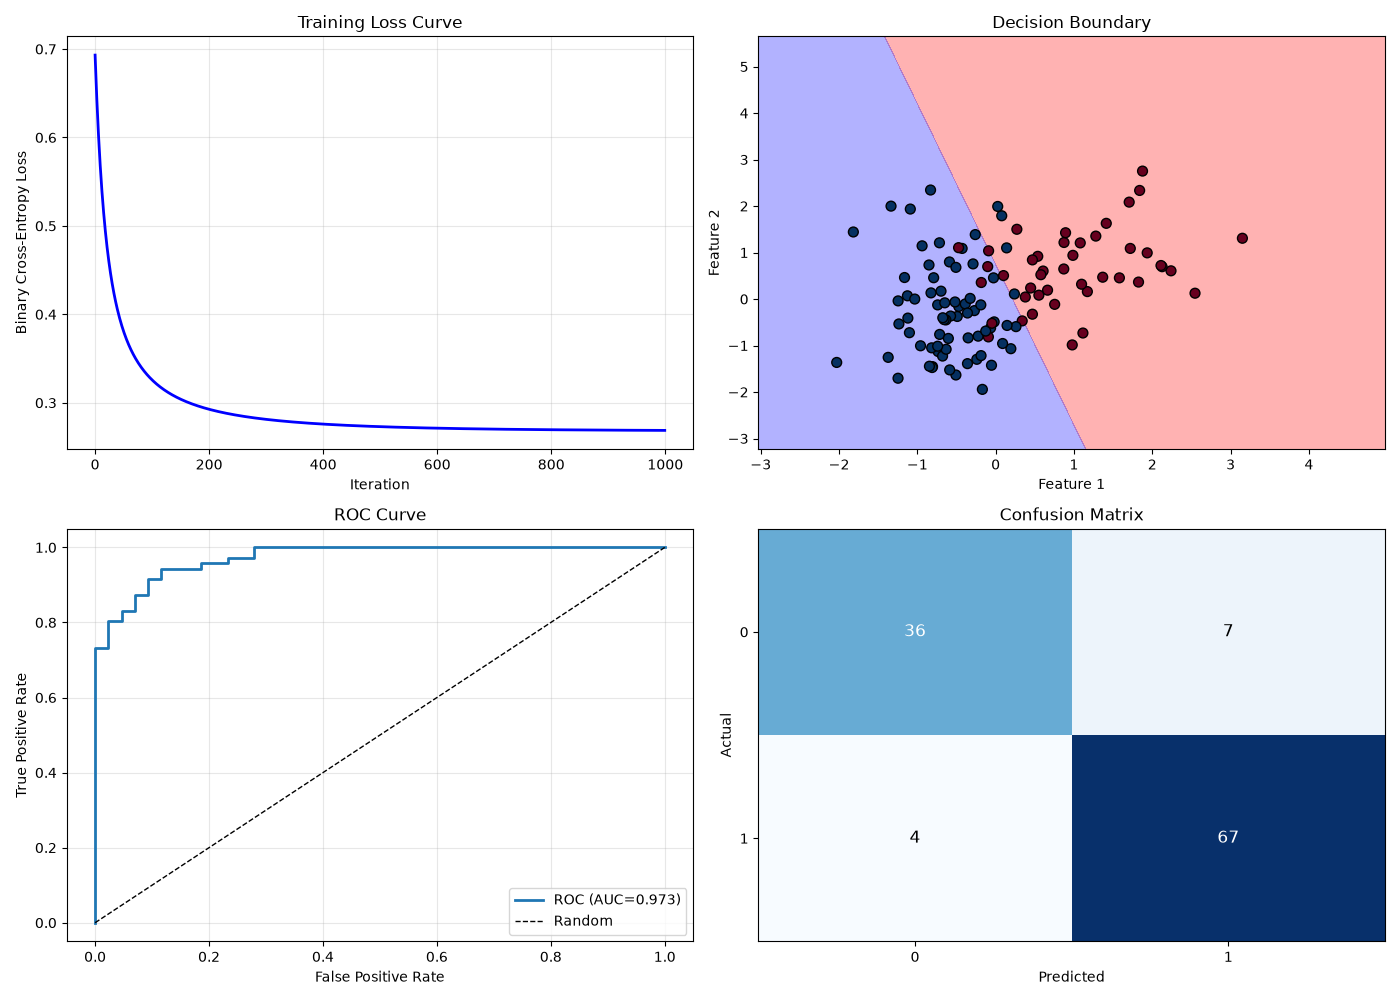

Here is the Python script that generated this plot:
import numpy as np
import matplotlib.pyplot as plt
from sklearn.datasets import load_breast_cancer
from sklearn.model_selection import train_test_split
from sklearn.metrics import confusion_matrix, roc_auc_score, roc_curve

print("="*60)
print("WEEK 4 - LOGISTIC REGRESSION & CLASSIFICATION")
print("="*60)

cancer = load_breast_cancer()
X = cancer.data[:, :2]
y = cancer.target

X = (X - X.mean(axis=0)) / X.std(axis=0)

print(f"\n1️⃣ DATASET:")
print(f"  Shape X: {X.shape}")
print(f"  Classe 0 (maligno): {sum(y==0)}")
print(f"  Classe 1 (benigno): {sum(y==1)}")

class LogisticRegression:
    def __init__(self, learning_rate=0.01, iterations=1000):
        self.learning_rate = learning_rate
        self.iterations = iterations
        self.m = np.zeros(X.shape[1])
        self.b = 0
        self.losses = []
    
    def sigmoid(self, z):
        '''Sigmoid activation function'''
        return 1 / (1 + np.exp(-np.clip(z, -500, 500)))
    
    def fit(self, X, y):
        '''Addestra il modello'''
        n = len(X)
        
        for i in range(self.iterations):
            z = np.dot(X, self.m) + self.b
            predictions = self.sigmoid(z)
            
            loss = -np.mean(y * np.log(predictions + 1e-8) + (1-y) * np.log(1-predictions + 1e-8))
            self.losses.append(loss)
            
            dz = predictions - y
            dm = (1/n) * np.dot(X.T, dz)
            db = (1/n) * np.sum(dz)
            
            self.m -= self.learning_rate * dm
            self.b -= self.learning_rate * db
            
            if (i + 1) % 200 == 0:
                print(f"  Iteration {i+1}: Loss = {loss:.4f}")
    
    def predict(self, X):
        '''Fa previsioni (probabilità)'''
        z = np.dot(X, self.m) + self.b
        return self.sigmoid(z)
    
    def predict_class(self, X, threshold=0.5):
        '''Previsioni come classe (0 o 1)'''
        return (self.predict(X) >= threshold).astype(int)

X_train, X_test, y_train, y_test = train_test_split(X, y, test_size=0.2, random_state=42)

print(f"\n2️⃣ TRAINING (Binary Cross-Entropy Loss):")
model = LogisticRegression(learning_rate=0.1, iterations=1000)
model.fit(X_train, y_train)

print(f"\n3️⃣ RISULTATI:")
y_pred_proba = model.predict(X_test)
y_pred_class = model.predict_class(X_test)
cm = confusion_matrix(y_test, y_pred_class)
roc_auc = roc_auc_score(y_test, y_pred_proba)

print(f"  ROC-AUC Score: {roc_auc:.4f}")
print(f"  Confusion Matrix:")
print(f"    True Negatives: {cm[0,0]}, False Positives: {cm[0,1]}")
print(f"    False Negatives: {cm[1,0]}, True Positives: {cm[1,1]}")

accuracy = (cm[0,0] + cm[1,1]) / cm.sum()
precision = cm[1,1] / (cm[1,1] + cm[0,1])
recall = cm[1,1] / (cm[1,1] + cm[1,0])
f1 = 2 * (precision * recall) / (precision + recall)

print(f"  Accuracy: {accuracy:.4f}")
print(f"  Precision: {precision:.4f}")
print(f"  Recall: {recall:.4f}")
print(f"  F1-Score: {f1:.4f}")

print(f"\n📊 CREANDO GRAFICI...")
fig, axes = plt.subplots(2, 2, figsize=(14, 10))

axes[0, 0].plot(model.losses, color='blue', linewidth=2)
axes[0, 0].set_xlabel('Iteration')
axes[0, 0].set_ylabel('Binary Cross-Entropy Loss')
axes[0, 0].set_title('Training Loss Curve')
axes[0, 0].grid(True, alpha=0.3)

xx, yy = np.meshgrid(np.linspace(X[:, 0].min()-1, X[:, 0].max()+1, 100),
                     np.linspace(X[:, 1].min()-1, X[:, 1].max()+1, 100))
Z = model.predict(np.c_[xx.ravel(), yy.ravel()]).reshape(xx.shape)

axes[0, 1].contourf(xx, yy, Z, alpha=0.3, levels=[0, 0.5, 1], colors=['red', 'blue'])
axes[0, 1].scatter(X_test[:, 0], X_test[:, 1], c=y_test, cmap='RdBu', s=50, edgecolors='black')
axes[0, 1].set_xlabel('Feature 1')
axes[0, 1].set_ylabel('Feature 2')
axes[0, 1].set_title('Decision Boundary')

fpr, tpr, _ = roc_curve(y_test, y_pred_proba)
axes[1, 0].plot(fpr, tpr, linewidth=2, label=f'ROC (AUC={roc_auc:.3f})')
axes[1, 0].plot([0, 1], [0, 1], 'k--', linewidth=1, label='Random')
axes[1, 0].set_xlabel('False Positive Rate')
axes[1, 0].set_ylabel('True Positive Rate')
axes[1, 0].set_title('ROC Curve')
axes[1, 0].legend()
axes[1, 0].grid(True, alpha=0.3)

im = axes[1, 1].imshow(cm, cmap='Blues', aspect='auto')
axes[1, 1].set_xlabel('Predicted')
axes[1, 1].set_ylabel('Actual')
axes[1, 1].set_title('Confusion Matrix')
for i in range(2):
    for j in range(2):
        axes[1, 1].text(j, i, str(cm[i, j]), ha='center', va='center', color='white' if cm[i, j] > cm.max()/2 else 'black', fontsize=12)
axes[1, 1].set_xticks([0, 1])
axes[1, 1].set_yticks([0, 1])

plt.tight_layout()
plt.savefig('week4_logistic_regression.png', dpi=100)
print("✅ Grafici salvati come 'week4_logistic_regression.png'")
plt.show()

print("\n" + "="*60)
print("LOGISTIC REGRESSION COMPLETATA!")
print("MILESTONE: CLASSIFICATION FUNDAMENTALS ✅")
print("="*60)
